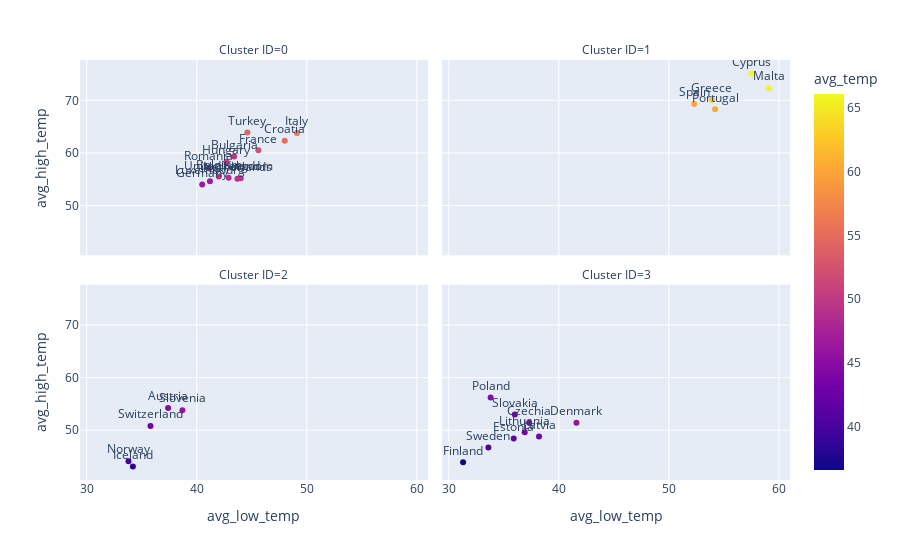

Notebook source saved alongside this figure:
### Code cell
df=pd.read_csv('weather.csv')
n_clusters=4
kmeans = KMeans(n_clusters=n_clusters, random_state=0)
kmeans.fit(df.iloc[:,1:])
df['prediction']=kmeans.predict(df.iloc[:,1:])

pca = PCA(n_components=2,random_state=random_state)

for i in range(n_clusters):
    df[df.prediction==i]['avg_low_temp'].min
df['prediction']=df['prediction'].astype(str)
fig = px.scatter(df, x="avg_low_temp", y="avg_high_temp",text='country',color='avg_temp',
                 facet_col='prediction',facet_col_wrap=2,
                 labels={"prediction": "Cluster ID"},
                category_orders={"prediction":[str(i) for i in range(n_clusters)]})

fig.update_traces(textposition='top center')
fig.show()

### Figure 1 — Plotly figure (JSON) as saved in the notebook; plotly's stock layout.template omitted (floating-point values rounded to 4 significant figures)
{"data": [{"hovertemplate": "Cluster ID=0<br>avg_low_temp=%{x}<br>avg_high_temp=%{y}<br>country=%{text}<br>avg_temp=%{marker.color}<extra></extra>", "legendgroup": "", "marker": {"color": [48.8, 49.4, 55.1, 52.3, 46.6, 50.3, 49.4, 56.3, 46.7, 49.2, 47.6, 54.2, 48.8], "coloraxis": "coloraxis", "symbol": "circle"}, "mode": "markers+text", "name": "", "orientation": "v", "showlegend": false, "text": ["Belgium", "Bulgaria", "Croatia", "France", "Germany", "Hungary", "Ireland", "Italy", "Luxembourg", "Netherlands", "Romania", "Turkey", "United Kingdom"], "textposition": "top center", "type": "scatter", "x": [42, 43.4, 48, 45.6, 40.5, 42.7, 44, 49.1, 41.2, 43.7, 41.1, 44.6, 42.9], "xaxis": "x3", "y": [55.5, 59.3, 62.3, 60.5, 54, 58.3, 55.2, 63.8, 54.6, 55.1, 57.1, 63.9, 55.3], "yaxis": "y3"}, {"hovertemplate": "Cluster ID=1<br>avg_low_temp=%{x}<br>avg_high_temp=%{y}<br>country=%{text}<br>avg_temp=%{marker.color}<extra></extra>", "legendgroup": "", "marker": {"color": [66.1, 62.5, 65.7, 60.4, 60], "coloraxis": "coloraxis", "symbol": "circle"}, "mode": "markers+text", "name": "", "orientation": "v", "showlegend": false, "text": ["Cyprus", "Greece", "Malta", "Portugal", "Spain"], "textposition": "top center", "type": "scatter", "x": [57.5, 53.9, 59.1, 54.2, 52.3], "xaxis": "x4", "y": [75.1, 70.1, 72.3, 68.3, 69.3], "yaxis": "y4"}, {"hovertemplate": "Cluster ID=2<br>avg_low_temp=%{x}<br>avg_high_temp=%{y}<br>country=%{text}<br>avg_temp=%{marker.color}<extra></extra>", "legendgroup": "", "marker": {"color": [44.6, 38.5, 39.8, 46.4, 42.5], "coloraxis": "coloraxis", "symbol": "circle"}, "mode": "markers+text", "name": "", "orientation": "v", "showlegend": false, "text": ["Austria", "Iceland", "Norway", "Slovenia", "Switzerland"], "textposition": "top center", "type": "scatter", "x": [37.4, 34.2, 33.8, 38.7, 35.8], "xaxis": "x", "y": [54.2, 43.1, 44.1, 53.8, 50.8], "yaxis": "y"}, {"hovertemplate": "Cluster ID=3<br>avg_low_temp=%{x}<br>avg_high_temp=%{y}<br>country=%{text}<br>avg_temp=%{marker.color}<extra></extra>", "legendgroup": "", "marker": {"color": [44.5, 46, 41.9, 36.6, 42.9, 43.4, 44.6, 43.2, 40.3], "coloraxis": "coloraxis", "symbol": "circle"}, "mode": "markers+text", "name": "", "orientation": "v", "showlegend": false, "text": ["Czechia", "Denmark", "Estonia", "Finland", "Latvia", "Lithuania", "Poland", "Slovakia", "Sweden"], "textposition": "top center", "type": "scatter", "x": [37.3, 41.6, 35.9, 31.3, 38.2, 36.9, 33.8, 36, 33.6], "xaxis": "x2", "y": [51.4, 51.4, 48.4, 43.9, 48.8, 49.6, 56.2, 53, 46.7], "yaxis": "y2"}], "layout": {"annotations": [{"font": {}, "showarrow": false, "text": "Cluster ID=2", "x": 0.245, "xanchor": "center", "xref": "paper", "y": 0.465, "yanchor": "bottom", "yref": "paper"}, {"font": {}, "showarrow": false, "text": "Cluster ID=3", "x": 0.755, "xanchor": "center", "xref": "paper", "y": 0.465, "yanchor": "bottom", "yref": "paper"}, {"font": {}, "showarrow": false, "text": "Cluster ID=0", "x": 0.245, "xanchor": "center", "xref": "paper", "y": 1.0, "yanchor": "bottom", "yref": "paper"}, {"font": {}, "showarrow": false, "text": "Cluster ID=1", "x": 0.755, "xanchor": "center", "xref": "paper", "y": 1.0, "yanchor": "bottom", "yref": "paper"}], "coloraxis": {"colorbar": {"title": {"text": "avg_temp"}}, "colorscale": [[0, "#0d0887"], [0.1111, "#46039f"], [0.2222, "#7201a8"], [0.3333, "#9c179e"], [0.4444, "#bd3786"], [0.5556, "#d8576b"], [0.6667, "#ed7953"], [0.7778, "#fb9f3a"], [0.8889, "#fdca26"], [1, "#f0f921"]]}, "legend": {"tracegroupgap": 0}, "margin": {"t": 60}, "xaxis": {"anchor": "y", "domain": [0, 0.49], "title": {"text": "avg_low_temp"}}, "xaxis2": {"anchor": "y2", "domain": [0.51, 1], "matches": "x", "title": {"text": "avg_low_temp"}}, "xaxis3": {"anchor": "y3", "domain": [0, 0.49], "matches": "x", "showticklabels": false}, "xaxis4": {"anchor": "y4", "domain": [0.51, 1], "matches": "x", "showticklabels": false}, "yaxis": {"anchor": "x", "domain": [0, 0.465], "title": {"text": "avg_high_temp"}}, "yaxis2": {"anchor": "x2", "domain": [0, 0.465], "matches": "y", "showticklabels": false}, "yaxis3": {"anchor": "x3", "domain": [0.535, 1.0], "matches": "y", "title": {"text": "avg_high_temp"}}, "yaxis4": {"anchor": "x4", "domain": [0.535, 1.0], "matches": "y", "showticklabels": false}}}
